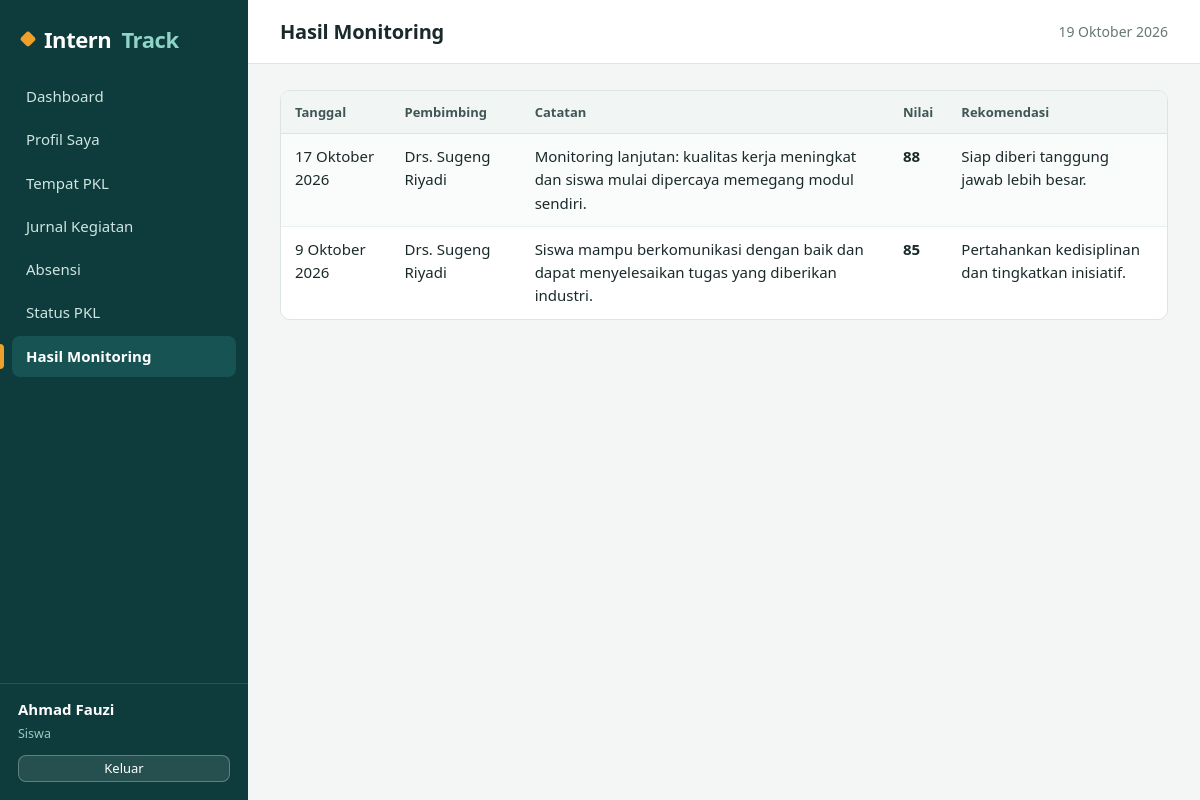
/siswa/monitoring.php (signed in), run on the app's committed database.
### tables this page shows
CREATE TABLE siswa (
  id_siswa INT AUTO_INCREMENT PRIMARY KEY,
  id_user  INT NOT NULL UNIQUE,
  nis      VARCHAR(20)  NOT NULL UNIQUE,
  nama     VARCHAR(100) NOT NULL,
  kelas    VARCHAR(20),
  jurusan  VARCHAR(60),
  no_hp    VARCHAR(20),
  alamat   VARCHAR(255),
  CONSTRAINT fk_siswa_user FOREIGN KEY (id_user) REFERENCES users(id_user) ON DELETE CASCADE
);

CREATE TABLE monitoring (
  id_monitoring INT AUTO_INCREMENT PRIMARY KEY,
  id_penempatan INT NOT NULL,
  id_pembimbing INT NULL,
  tanggal       DATE NOT NULL,
  catatan       TEXT NOT NULL,
  nilai         TINYINT UNSIGNED NOT NULL,
  rekomendasi   TEXT,
  CONSTRAINT chk_nilai CHECK (nilai BETWEEN 0 AND 100),
  CONSTRAINT fk_mon_pen FOREIGN KEY (id_penempatan) REFERENCES penempatan(id_penempatan) ON DELETE CASCADE,
  CONSTRAINT fk_mon_pbb FOREIGN KEY (id_pembimbing) REFERENCES pembimbing(id_pembimbing) ON DELETE SET NULL
);

CREATE TABLE pembimbing (
  id_pembimbing INT AUTO_INCREMENT PRIMARY KEY,
  nip           VARCHAR(25),
  nama          VARCHAR(100) NOT NULL,
  no_hp         VARCHAR(20),
  bidang        VARCHAR(80)
);

### config/app.php (called while the page is built, shortened)
<?php
require_once __DIR__ . '/database.php';
function e($v): string { return htmlspecialchars((string)$v, ENT_QUOTES, 'UTF-8'); }
function url(string $p = ''): string { return BASE_URL . '/' . ltrim($p, '/'); }
function user() { return $_SESSION['user'] ?? null; }
function siswa_login()
{
    $st = db()->prepare('SELECT * FROM siswa WHERE id_user = ?');
    $st->execute([user()['id_user']]);
    return $st->fetch() ?: null;
}
function penempatan_saya()
{
    $s = siswa_login();
    $st = db()->prepare(
        'SELECT p.*, pr.nama_perusahaan, pr.alamat AS alamat_perusahaan, pr.bidang, pr.kontak,
                pb.nama AS pembimbing, pb.nip, pb.no_hp AS hp_pembimbing
         FROM penempatan p
         JOIN perusahaan pr ON pr.id_perusahaan = p.id_perusahaan
         JOIN pembimbing pb ON pb.id_pembimbing = p.id_pembimbing
         WHERE p.id_siswa = ?'
    );
    $st->execute([$s['id_siswa']]);
    return $st->fetch() ?: null;
}
function tgl_id(?string $d): string
{
    $bln = ['', 'Januari', 'Februari', 'Maret', 'April', 'Mei', 'Juni', 'Juli', 'Agustus', 'September', 'Oktober', 'November', 'Desember'];
    $t = strtotime($d);
    return date('j', $t) . ' ' . $bln[(int)date('n', $t)] . ' ' . date('Y', $t);
}

### config/database.php (called while the page is built, shortened)
<?php
function db(): PDO
{
    static $pdo = null;
    if ($pdo === null) {
        try {
            $pdo = new PDO(
                'mysql:host=' . DB_HOST . ';dbname=' . DB_NAME . ';charset=utf8mb4',
                DB_USER,
                DB_PASS,
                [
                    PDO::ATTR_ERRMODE            => PDO::ERRMODE_EXCEPTION,
                    PDO::ATTR_DEFAULT_FETCH_MODE => PDO::FETCH_ASSOC,
                ]
            );
        } catch (PDOException $ex) {
            http_response_code(500);
            exit('Koneksi database gagal. Pastikan database "interntrack" sudah diimpor dan config/database.php benar.');
        }
    }
    return $pdo;
}

### siswa/monitoring.php (the view, shortened to what this page needs)
<?php
require_once __DIR__ . '/../config/app.php';
$pdo = db();
$p = penempatan_saya();
$judul = 'Hasil Monitoring';
include __DIR__ . '/../includes/header.php';
$st = $pdo->prepare('SELECT m.*, pb.nama AS pembimbing FROM monitoring m LEFT JOIN pembimbing pb ON pb.id_pembimbing = m.id_pembimbing WHERE m.id_penempatan = ? ORDER BY m.tanggal DESC, m.id_monitoring DESC');
$st->execute([$p['id_penempatan']]);
$rows = $st->fetchAll();
?>
<div class="table-wrap"><table class="tbl">
    <tr><th>Tanggal</th><th>Pembimbing</th><th>Catatan</th><th>Nilai</th><th>Rekomendasi</th></tr>
    <?php foreach ($rows as $r): ?>
    <tr><td><?= tgl_id($r['tanggal']) ?></td><td><?= e($r['pembimbing'] ?? '-') ?></td><td><?= e($r['catatan']) ?></td><td><b><?= (int)$r['nilai'] ?></b></td><td><?= e($r['rekomendasi']) ?></td></tr>
    <?php endforeach; if (!$rows): ?><tr><td colspan="5" class="empty">Belum ada hasil monitoring.</td></tr><?php endif; ?>
</table></div>
<?php include __DIR__ . '/../includes/footer.php'; ?>

### includes/header.php (shortened to what this page needs)
<?php
$u    = user();
$role = $u['role'] ?? '';
if ($role === 'admin') {
    $menu = [
        ['Dashboard', 'admin/dashboard.php'],
        ['Data Siswa', 'admin/siswa.php'],
        ['Data Perusahaan', 'admin/perusahaan.php'],
        ['Data Pembimbing', 'admin/pembimbing.php'],
        ['Penempatan PKL', 'admin/penempatan.php'],
        ['Aktivitas Siswa', 'admin/jurnal.php'],
        ['Kehadiran', 'admin/absensi.php'],
        ['Monitoring', 'admin/monitoring.php'],
        ['Laporan'],
        ['Laporan Data Siswa', 'laporan/siswa.php'],
        ['Laporan Kehadiran', 'laporan/kehadiran.php'],
        ['Laporan Monitoring', 'laporan/monitoring.php'],
    ];
} else {
    $menu = [
        ['Dashboard', 'siswa/dashboard.php'],
        ['Profil Saya', 'siswa/profil.php'],
        ['Tempat PKL', 'siswa/tempat_pkl.php'],
        ['Jurnal Kegiatan', 'siswa/jurnal.php'],
        ['Absensi', 'siswa/absensi.php'],
        ['Status PKL', 'siswa/status.php'],
        ['Hasil Monitoring', 'siswa/monitoring.php'],
    ];
}
$self = str_replace('\\', '/', $_SERVER['SCRIPT_NAME']);
?><!DOCTYPE html>
<html lang="id">
<head>
<link rel="stylesheet" href="<?= url('assets/css/style.css') ?>">
</head>
<body>
<aside class="side">
    <div class="brand">Intern<span>Track</span></div>
    <nav>
    <?php foreach ($menu as $m): ?>
        <?php if (count($m) === 1): ?>
            <div class="nav-h"><?= e($m[0]) ?></div>
        <?php else: $on = substr($self, -strlen('/' . $m[1])) === '/' . $m[1]; ?>
            <a class="<?= $on ? 'on' : '' ?>" href="<?= url($m[1]) ?>"><?= e($m[0]) ?></a>
        <?php endif; ?>
    <?php endforeach; ?>
    </nav>
    <div class="side-foot">
        <b><?= e($u['nama'] ?? '') ?></b>
        <small><?= $role === 'admin' ? 'Admin / Pembimbing' : 'Siswa' ?></small>
        <a class="btn btn-sm btn-light" href="<?= url('auth/logout.php') ?>">Keluar</a>
    </div>
</aside>
<main>
    <header class="top"><h1><?= e($judul ?? '') ?></h1><span class="tgl"><?= tgl_id(date('Y-m-d')) ?></span></header>
    <section class="content">

### assets/css/style.css (style rules this page uses)
:root { --ink:#0E3B3C; --ink-2:#175352; --teal:#127A72; --teal-d:#0C5D57; --teal-l:#E3F1EE; --amber:#EFA02B; --amber-l:#FDF1DC; --bg:#F3F6F5; --card:#fff; --line:#DDE5E3; --tx:#1A2A2A; --mut:#667877; --ok:#14633A; --ok-l:#E1F4E8; --info:#1D5A87; --info-l:#E0EEF8; --warn:#8A5A00; --warn-l:#FDF0D5; --bad:#9C2B1F; --bad-l:#FBE4E1; --muted-l:#ECEFEE; --r:10px; --font:"Segoe UI Variable Text","Segoe UI",system-ui,-apple-system,"Helvetica Neue",Arial,sans-serif; }
* { box-sizing:border-box }
html { -webkit-text-size-adjust:100% }
body { margin:0;font:15px/1.55 var(--font);color:var(--tx);background:var(--bg);display:flex;min-height:100vh }
h1,h2,h3 { letter-spacing:-.01em }
a { color:var(--teal-d) }
.side { width:248px;background:var(--ink);color:#fff;display:flex;flex-direction:column;position:sticky;top:0;height:100vh;flex-shrink:0 }
.brand { font-size:22px;font-weight:700;padding:22px 22px 16px;letter-spacing:-.02em;display:flex;align-items:center;gap:10px }
.brand::before { content:"";width:12px;height:12px;border-radius:3px;background:var(--amber);transform:rotate(45deg);flex-shrink:0 }
.brand span { color:#8fd3c9 }
.side nav { flex:1;overflow:auto;padding:4px 12px }
.side nav a { display:block;color:#cfe5e2;text-decoration:none;padding:9px 14px;border-radius:8px;margin-bottom:2px;position:relative;transition:background .15s,color .15s }
.side nav a.on { background:var(--ink-2);color:#fff;font-weight:600 }
.side nav a.on::before { content:"";position:absolute;left:-12px;top:8px;bottom:8px;width:4px;border-radius:0 4px 4px 0;background:var(--amber) }
.side-foot { padding:14px 18px 18px;border-top:1px solid rgba(255,255,255,.12);display:flex;flex-direction:column;gap:2px }
.side-foot b { font-weight:600 }
.side-foot small { color:#9fc7c1;margin-bottom:10px }
main { flex:1;min-width:0 }
.top { background:#fff;border-bottom:1px solid var(--line);padding:16px 32px;display:flex;align-items:center;justify-content:space-between;gap:16px;position:sticky;top:0;z-index:5 }
.top h1 { margin:0;font-size:20px;font-weight:650 }
.top .tgl { color:var(--mut);font-size:14px }
.content { padding:26px 32px 40px;max-width:1280px }
.btn { display:inline-flex;align-items:center;justify-content:center;gap:6px;border:1px solid #c9d6d3;background:#fff;color:var(--tx);padding:8px 15px;border-radius:8px;cursor:pointer;font:inherit;font-weight:500;text-decoration:none;line-height:1.3;transition:background .15s,border-color .15s }
.btn-light { background:rgba(255,255,255,.1);border-color:rgba(255,255,255,.28);color:#fff }
.btn-sm { padding:4px 11px;font-size:13px }
.table-wrap { overflow-x:auto;border:1px solid var(--line);border-radius:var(--r);background:#fff;margin-bottom:18px }
table.tbl { width:100%;border-collapse:collapse }
.tbl th,.tbl td { padding:11px 14px;border-bottom:1px solid #eaf0ee;text-align:left;vertical-align:top }
.tbl tr:last-child td { border-bottom:0 }
.tbl th { background:#f1f6f5;font-size:13px;font-weight:650;color:#3f5654;white-space:nowrap;border-bottom:1px solid var(--line);position:sticky;top:0 }
.tbl tbody tr:nth-child(even) td,.tbl tr:nth-child(even) td { background:#fafcfb }

### data on the page
siswa: nama "Ahmad Fauzi"
monitoring: tanggal "17 Oktober 2026", id_pembimbing.nama "Drs. Sugeng Riyadi", catatan "Monitoring lanjutan: kualitas kerja meningkat dan siswa mulai dipercaya memegang modul sendiri.", nilai "88", rekomendasi "Siap diberi tanggung jawab lebih besar."
monitoring: tanggal "9 Oktober 2026", id_pembimbing.nama "Drs. Sugeng Riyadi", catatan "Siswa mampu berkomunikasi dengan baik dan dapat menyelesaikan tugas yang diberikan industri.", nilai "85", rekomendasi "Pertahankan kedisiplinan dan tingkatkan inisiatif."

### other printed values
$m[0] "Dashboard"
$m[0] "Profil Saya"
$m[0] "Tempat PKL"
$m[0] "Jurnal Kegiatan"
$m[0] "Absensi"
$m[0] "Status PKL"
$m[0] "Hasil Monitoring"
$judul "Hasil Monitoring"
